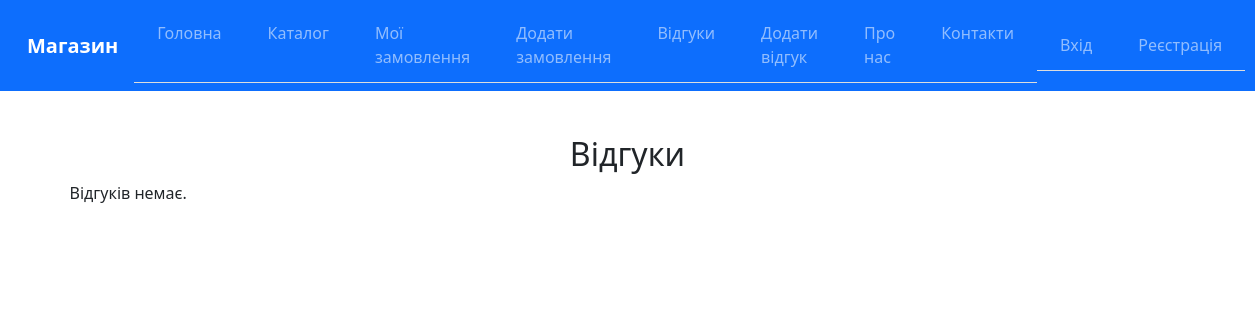
The page /feedback on the database as committed earlier.
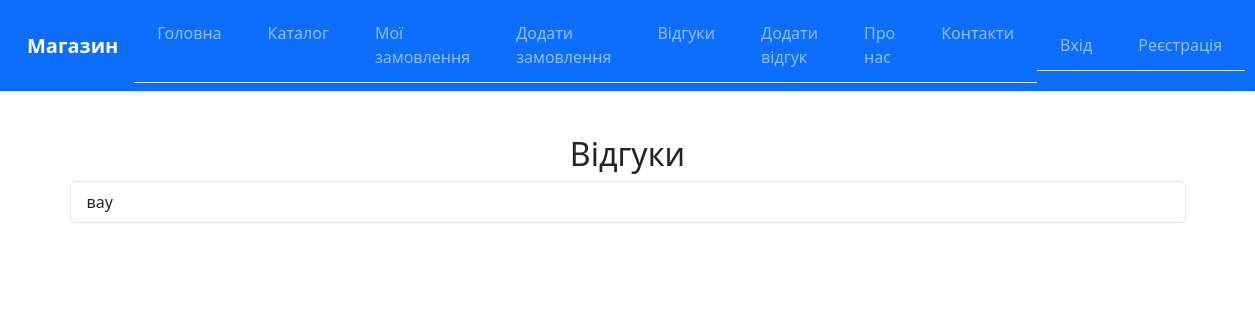
The same page on the database as committed later.
### models.py (models this page shows)
class Feedback(db.Model):
    id = db.Column(db.Integer, primary_key=True)
    text = db.Column(db.Text, nullable=False)

### app.py (the view)
@app.route("/feedback")
def feedback_list_page():
    feedbacks = Feedback.query.all()
    return render_template("feedback_list.html", feedbacks=feedbacks)

### templates/feedback_list.html (shortened to what this page needs)
{% extends "base.html" %}
{% block content %}
<h2>Відгуки</h2>
{% if feedbacks %}
  <ul class="list-group">
    {% for fb in feedbacks %}
      <li class="list-group-item">{{ fb.text }}</li>
    {% endfor %}
  </ul>
{% else %}
  <p>Відгуків немає.</p>
{% endif %}
{% endblock %}

Rows that differ between the two databases and show on the page:
added Feedback: text "вау"
Other text that changed with them:
text no longer shown: "Відгуків немає."
